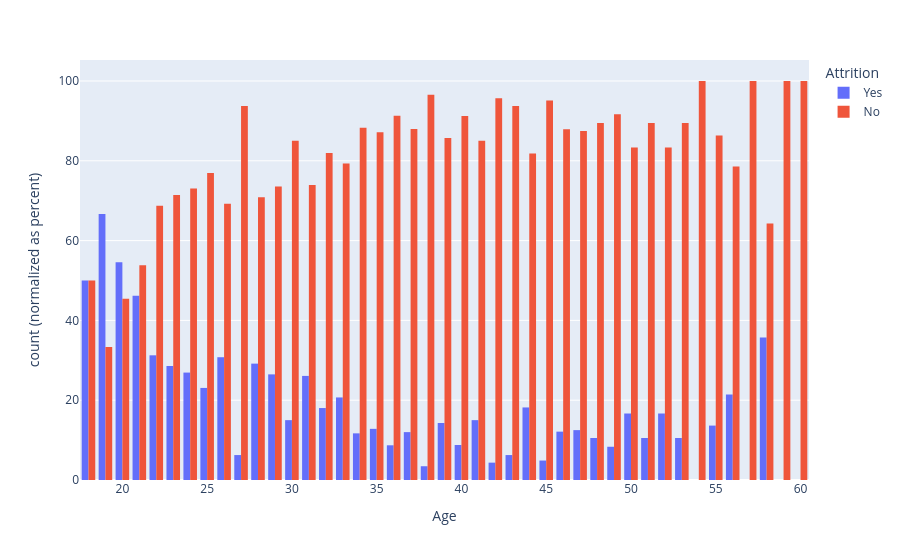
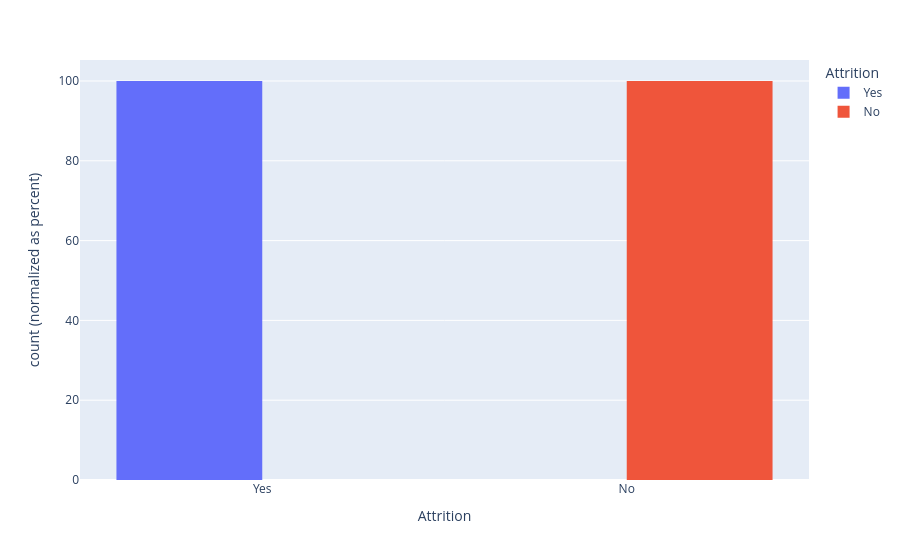
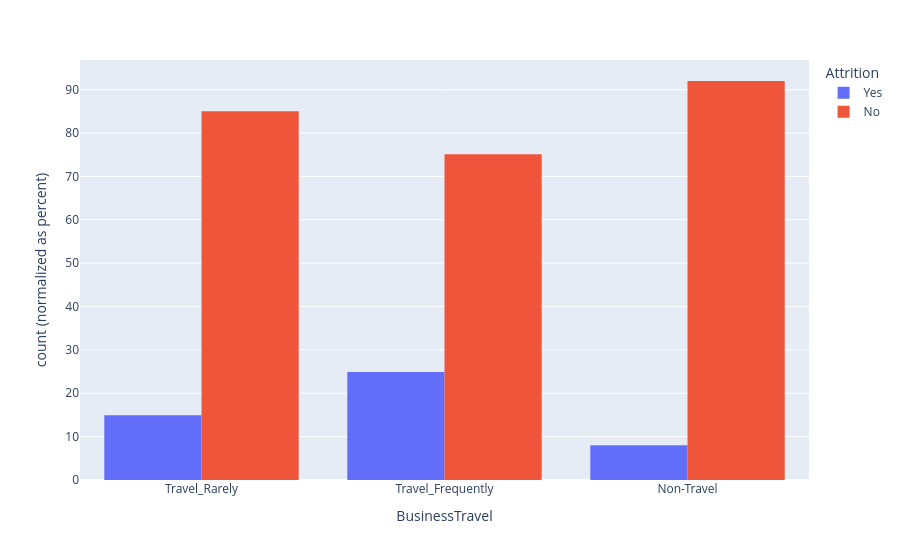
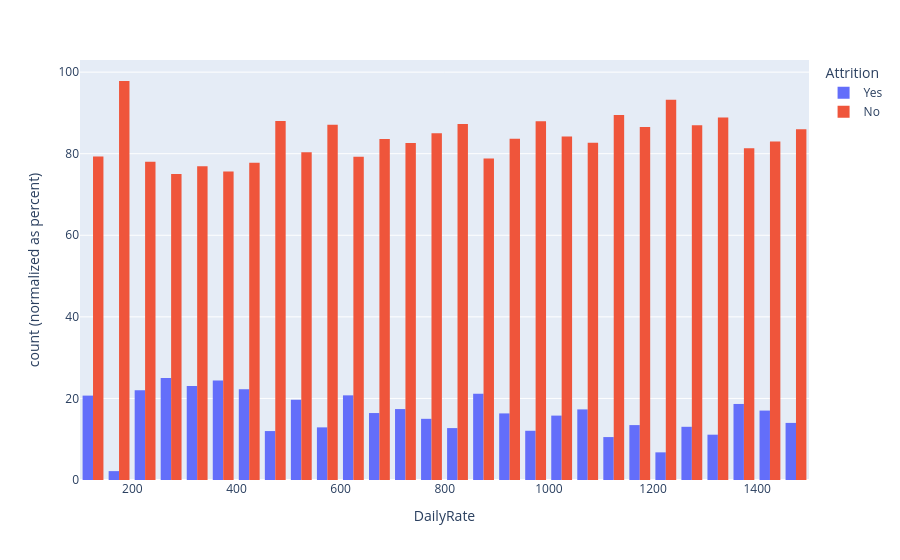

The notebook cell saved with these charts, in order:
### Code cell
#Análise detalhada (Padrões de demissão da empresa)
for coluna in tabela.columns:
    grafico = px.histogram(tabela, x=coluna, color="Attrition", barmode="group", barnorm="percent")
    grafico.show()

### Figure 1 — Plotly figure (JSON) as saved in the notebook; plotly's stock layout.template omitted (floating-point values rounded to 4 significant figures; data arrays with more than 128 entries replaced by an {"elided": "..."} marker saying what was removed)
{"data": [{"alignmentgroup": "True", "bingroup": "x", "hovertemplate": "Attrition=Yes<br>Age=%{x}<br>count (normalized as percent)=%{y}<extra></extra>", "legendgroup": "Yes", "marker": {"color": "#636efa", "pattern": {"shape": ""}}, "name": "Yes", "offsetgroup": "Yes", "orientation": "v", "showlegend": true, "type": "histogram", "x": {"elided": "237 int values"}, "xaxis": "x", "yaxis": "y"}, {"alignmentgroup": "True", "bingroup": "x", "hovertemplate": "Attrition=No<br>Age=%{x}<br>count (normalized as percent)=%{y}<extra></extra>", "legendgroup": "No", "marker": {"color": "#EF553B", "pattern": {"shape": ""}}, "name": "No", "offsetgroup": "No", "orientation": "v", "showlegend": true, "type": "histogram", "x": {"elided": "1233 int values"}, "xaxis": "x", "yaxis": "y"}], "layout": {"barmode": "group", "barnorm": "percent", "legend": {"title": {"text": "Attrition"}, "tracegroupgap": 0}, "margin": {"t": 60}, "xaxis": {"anchor": "y", "domain": [0, 1], "title": {"text": "Age"}}, "yaxis": {"anchor": "x", "domain": [0, 1], "title": {"text": "count (normalized as percent)"}}}}

### Figure 2 — Plotly figure (JSON) as saved in the notebook; plotly's stock layout.template omitted (floating-point values rounded to 4 significant figures; data arrays with more than 128 entries replaced by an {"elided": "..."} marker saying what was removed)
{"data": [{"alignmentgroup": "True", "bingroup": "x", "hovertemplate": "Attrition=%{x}<br>count (normalized as percent)=%{y}<extra></extra>", "legendgroup": "Yes", "marker": {"color": "#636efa", "pattern": {"shape": ""}}, "name": "Yes", "offsetgroup": "Yes", "orientation": "v", "showlegend": true, "type": "histogram", "x": {"elided": "237 str values"}, "xaxis": "x", "yaxis": "y"}, {"alignmentgroup": "True", "bingroup": "x", "hovertemplate": "Attrition=%{x}<br>count (normalized as percent)=%{y}<extra></extra>", "legendgroup": "No", "marker": {"color": "#EF553B", "pattern": {"shape": ""}}, "name": "No", "offsetgroup": "No", "orientation": "v", "showlegend": true, "type": "histogram", "x": {"elided": "1233 str values"}, "xaxis": "x", "yaxis": "y"}], "layout": {"barmode": "group", "barnorm": "percent", "legend": {"title": {"text": "Attrition"}, "tracegroupgap": 0}, "margin": {"t": 60}, "xaxis": {"anchor": "y", "categoryarray": ["Yes", "No"], "categoryorder": "array", "domain": [0, 1], "title": {"text": "Attrition"}}, "yaxis": {"anchor": "x", "domain": [0, 1], "title": {"text": "count (normalized as percent)"}}}}

### Figure 3 — Plotly figure (JSON) as saved in the notebook; plotly's stock layout.template omitted (floating-point values rounded to 4 significant figures; data arrays with more than 128 entries replaced by an {"elided": "..."} marker saying what was removed)
{"data": [{"alignmentgroup": "True", "bingroup": "x", "hovertemplate": "Attrition=Yes<br>BusinessTravel=%{x}<br>count (normalized as percent)=%{y}<extra></extra>", "legendgroup": "Yes", "marker": {"color": "#636efa", "pattern": {"shape": ""}}, "name": "Yes", "offsetgroup": "Yes", "orientation": "v", "showlegend": true, "type": "histogram", "x": {"elided": "237 str values"}, "xaxis": "x", "yaxis": "y"}, {"alignmentgroup": "True", "bingroup": "x", "hovertemplate": "Attrition=No<br>BusinessTravel=%{x}<br>count (normalized as percent)=%{y}<extra></extra>", "legendgroup": "No", "marker": {"color": "#EF553B", "pattern": {"shape": ""}}, "name": "No", "offsetgroup": "No", "orientation": "v", "showlegend": true, "type": "histogram", "x": {"elided": "1233 str values"}, "xaxis": "x", "yaxis": "y"}], "layout": {"barmode": "group", "barnorm": "percent", "legend": {"title": {"text": "Attrition"}, "tracegroupgap": 0}, "margin": {"t": 60}, "xaxis": {"anchor": "y", "domain": [0, 1], "title": {"text": "BusinessTravel"}}, "yaxis": {"anchor": "x", "domain": [0, 1], "title": {"text": "count (normalized as percent)"}}}}

### Figure 4 — Plotly figure (JSON) as saved in the notebook; plotly's stock layout.template omitted (floating-point values rounded to 4 significant figures; data arrays with more than 128 entries replaced by an {"elided": "..."} marker saying what was removed)
{"data": [{"alignmentgroup": "True", "bingroup": "x", "hovertemplate": "Attrition=Yes<br>DailyRate=%{x}<br>count (normalized as percent)=%{y}<extra></extra>", "legendgroup": "Yes", "marker": {"color": "#636efa", "pattern": {"shape": ""}}, "name": "Yes", "offsetgroup": "Yes", "orientation": "v", "showlegend": true, "type": "histogram", "x": {"elided": "237 int values"}, "xaxis": "x", "yaxis": "y"}, {"alignmentgroup": "True", "bingroup": "x", "hovertemplate": "Attrition=No<br>DailyRate=%{x}<br>count (normalized as percent)=%{y}<extra></extra>", "legendgroup": "No", "marker": {"color": "#EF553B", "pattern": {"shape": ""}}, "name": "No", "offsetgroup": "No", "orientation": "v", "showlegend": true, "type": "histogram", "x": {"elided": "1233 int values"}, "xaxis": "x", "yaxis": "y"}], "layout": {"barmode": "group", "barnorm": "percent", "legend": {"title": {"text": "Attrition"}, "tracegroupgap": 0}, "margin": {"t": 60}, "xaxis": {"anchor": "y", "domain": [0, 1], "title": {"text": "DailyRate"}}, "yaxis": {"anchor": "x", "domain": [0, 1], "title": {"text": "count (normalized as percent)"}}}}
